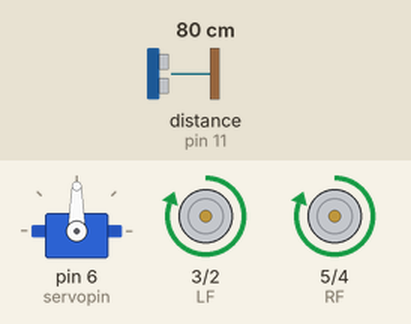
Simulated run of this sketch. Board: Arduino Uno, built with avr-gcc and run on an emulated ATmega328P. On the bench: servo, motor-driver pin pairs drawn as motors (green arrow = first pin HIGH = forward, orange = second pin HIGH = backward, longer = more drive). Wiring (inferred from the names in the program): ultrasonic range finder: trigger pin 12; echo pin 11. The test bench sets the inputs (shaded band); at power-on: distance to the obstacle (sensor on pin 11) 80 cm. The echo pulse lasts 58.3 µs per cm.

Above: at 2.2 s.
2.3 s: distance to the obstacle (sensor on pin 11) set to 18 cm
3.8 s: distance to the obstacle (sensor on pin 11) set to 15 cm
At 5.7 s:
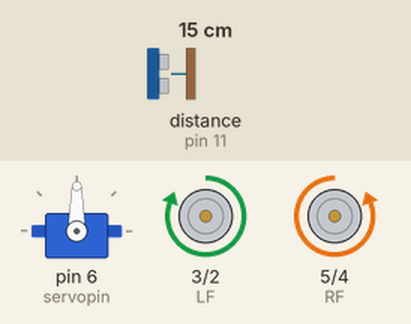
6.8 s: distance to the obstacle (sensor on pin 11) set to 35 cm
At 7.7 s:
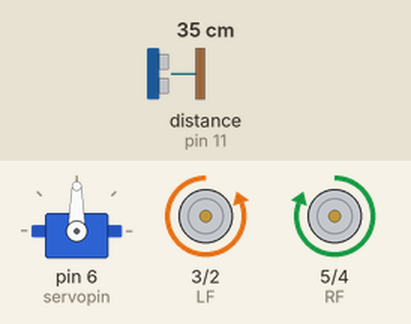
9.3 s: distance to the obstacle (sensor on pin 11) set to 2 cm
At 9.5 s:
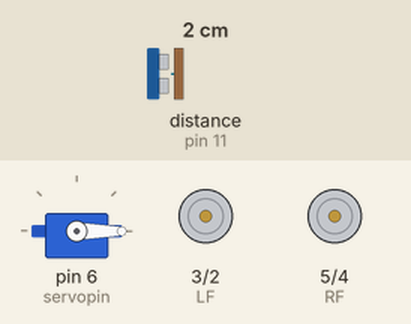
12.3 s: distance to the obstacle (sensor on pin 11) set to 60 cm
At 12.64 s:
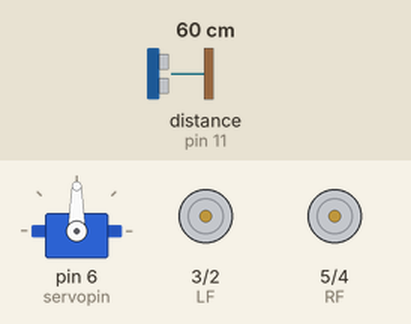
Timing chart, 0 to 15.3 s (numbered marks = the images above; inputs shaded):
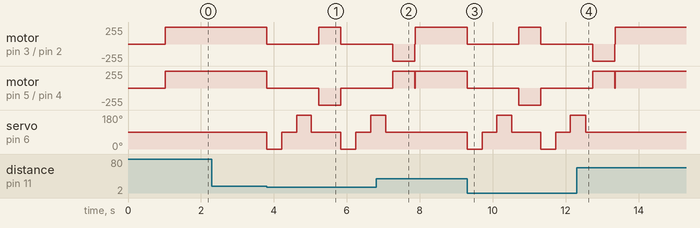

The sketch:

obstacle_avoiding.ino
```cpp
#include <Servo.h>
Servo rotator;

#define servopin 6
#define trig 12
#define echo 11

#define LB 2  //left front
#define LF 3  //left back
#define RB 4  //right front
#define RF 5  //right back

int rotate_time=600; //time taken to rotate 45 degrees.

void setup() {
  //Serial.begin(9600);
  rotator.attach(servopin);
  rotator.write(90);


  pinMode(trig, OUTPUT);
  pinMode(echo, INPUT);
  digitalWrite(trig, LOW);
  delayMicroseconds(5);


  pinMode(LF, OUTPUT);
  pinMode(LB, OUTPUT);
  pinMode(RF, OUTPUT);
  pinMode(RB, OUTPUT);

  delay(1000);
}


void loop() {

if(getdistance()>15){
  forward();
}else{
  STOP();
  int rotate_to=SCAN();
  //Serial.println(rotate_to);
  if(rotate_to<0){
    rotateRight();
    //Serial.println("Right");
    delay(rotate_time);
    STOP();
  }else if(rotate_to>0){
    rotateLeft();
   // Serial.println("LEFT");
    delay(rotate_time);
    STOP();
  }else {
    rotateRight();
    //Serial.println("360");
    delay(2*rotate_time);
    STOP();
  }
}
}

int SCAN(){
  float distance,max_D=0;
  int max_D_angle=0;
 // Serial.print("distance ");
 // Serial.println(distance);

   for(int i=-1;i<2;i++){
    rotator.write(i*90+90);
    delay(300);
    distance=getdistance();
    //Serial.print(i);
   // Serial.print(" - ");
    //Serial.println(distance);
    delay(100);

    if(distance>max_D){
      max_D=distance;
      max_D_angle=i;
    }else{

    }
  }
  rotator.write(90);
  delay(200);
  //Serial.println(max_D);

  return max_D_angle;
}

void STOP(){
   digitalWrite(LF, LOW);
   digitalWrite(RF, LOW);
   digitalWrite(LB, LOW);
   digitalWrite(RB, LOW);
}

void forward(){
   digitalWrite(LF, HIGH);
   digitalWrite(RF, HIGH);
   digitalWrite(LB, LOW);
   digitalWrite(RB, LOW);
}

void backward(){
   digitalWrite(LF, LOW);
   digitalWrite(RF, LOW);
   digitalWrite(LB, HIGH);
   digitalWrite(RB, HIGH);
}

void rotateRight(){
   digitalWrite(LF, HIGH);
   digitalWrite(RF, LOW);
   digitalWrite(LB, LOW);
   digitalWrite(RB, HIGH);
}

void rotateLeft(){
   digitalWrite(LF, LOW);
   digitalWrite(RF, HIGH);
   digitalWrite(LB, HIGH);
   digitalWrite(RB, LOW);
}


long getdistance() {

float T=0;
for(int i=0; i<5;i++){

 digitalWrite(trig, HIGH);
  delayMicroseconds(10);
  digitalWrite(trig, LOW);

long  t = pulseIn(echo, HIGH);
delay(0);
 T += t;

}
  T=T/5;
float D=T/29.1/2;

 if(D<=0){
  D=0;
 }
  return D;
}
```

Measured:
- the behaviour switches between 17 and 16 cm on distance to the obstacle (sensor on pin 11) (found by bisection; images 0 and 1)
- after the input at 2.3 s, every drawn part: stays the same
- after the input at 3.8 s, motor on pin 3 (LF) / pin 2 (LB): forward 255/255 → stopped at once, → forward 255/255 1.4 s later, → stopped 0.60 s later; motor on pin 5 (RF) / pin 4 (RB): forward 255/255 → stopped at once, → backward 255/255 1.4 s later, → stopped 0.60 s later
- after the input at 6.8 s, servo on pin 6 (servopin): goes on until 7.1 s, then stays 90°
- after the input at 9.3 s, motor on pin 3 (LF) / pin 2 (LB): forward 255/255 → stopped at once, → forward 255/255 1.4 s later, → stopped 0.60 s later; motor on pin 5 (RF) / pin 4 (RB): forward 255/255 → stopped at once, → backward 255/255 1.4 s later, → stopped 0.60 s later
- after the input at 12.3 s, servo on pin 6 (servopin): goes on until 12.5 s, then stays 90°
